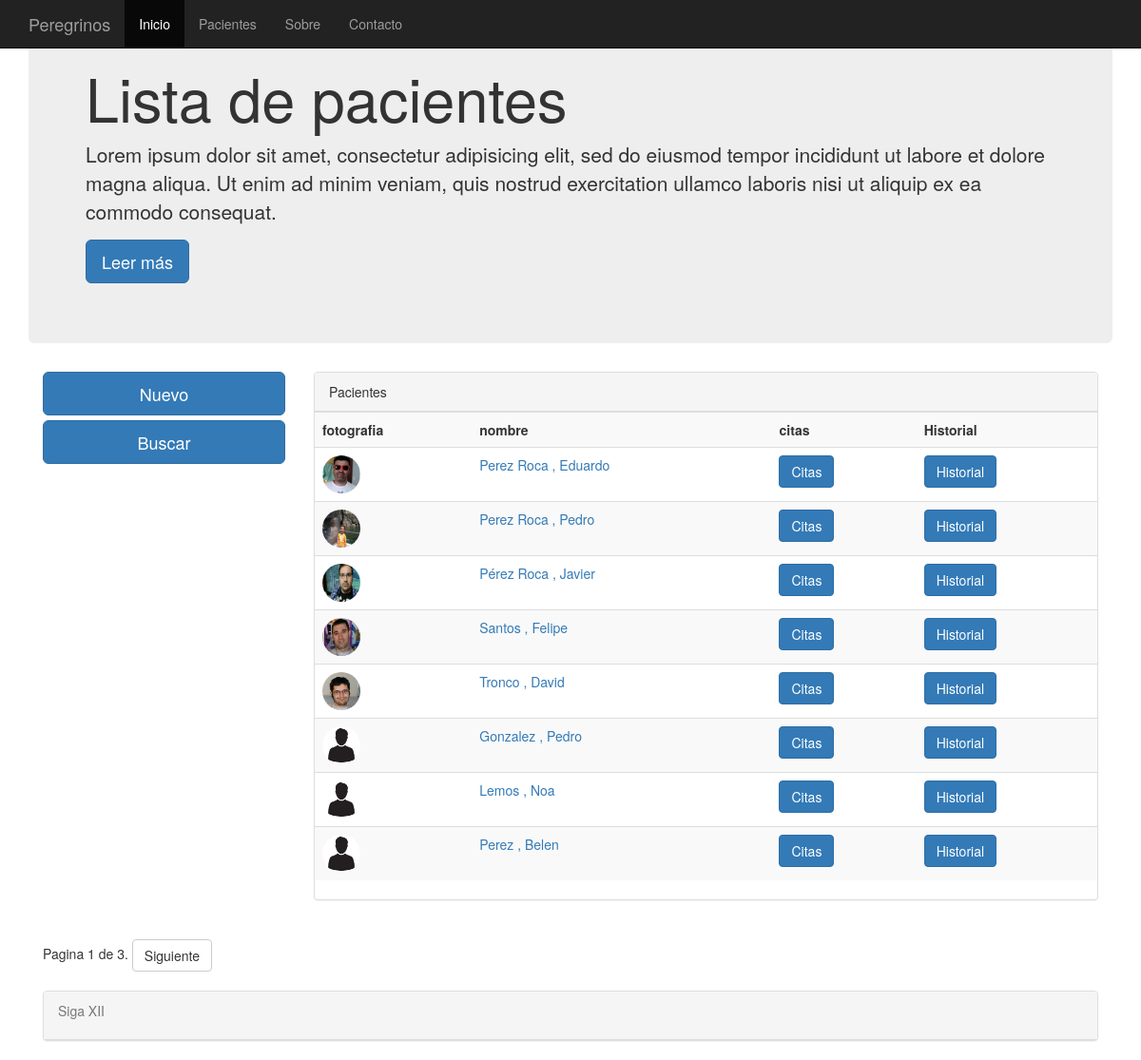
The app's page /pacientes/, older data.
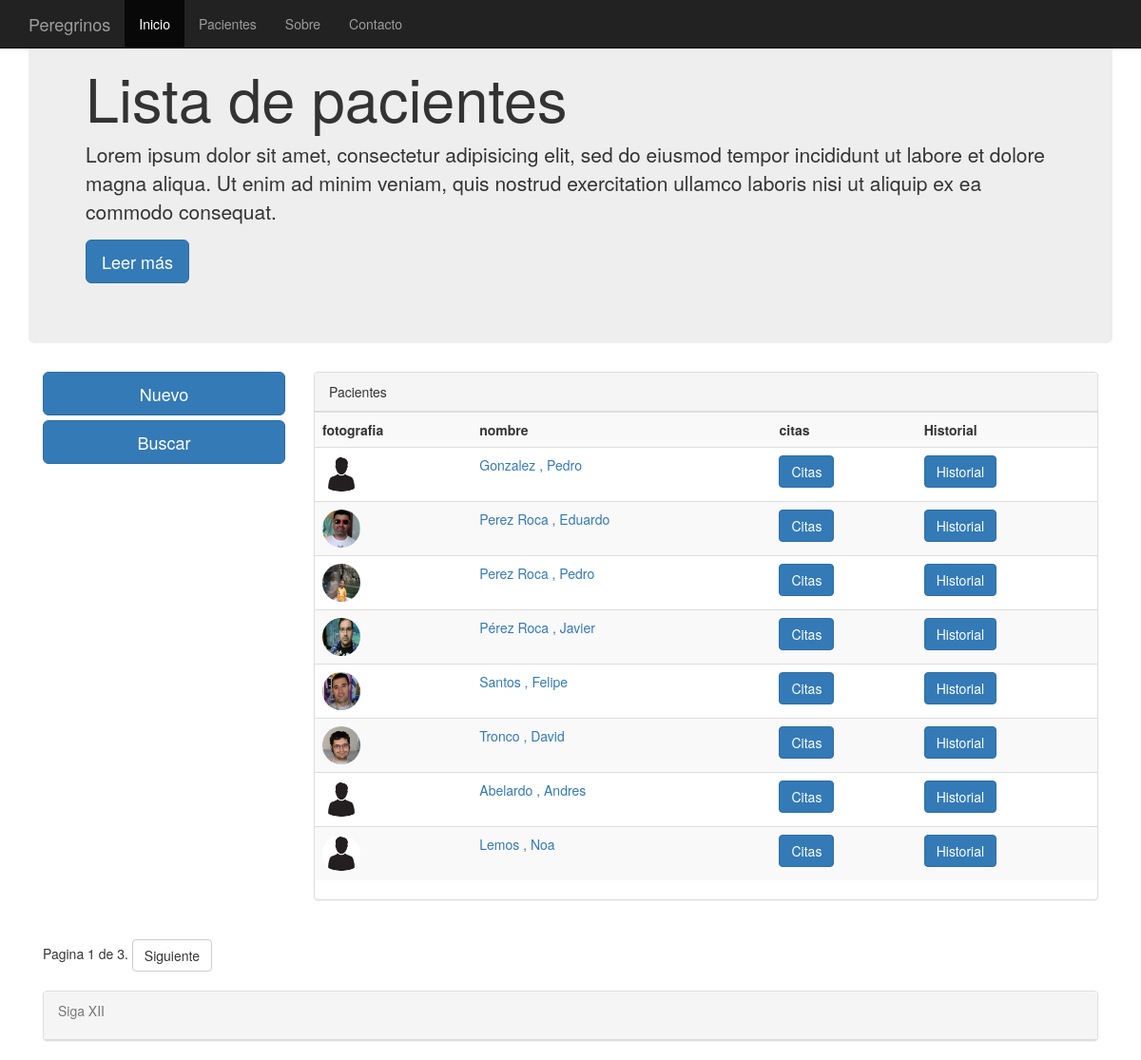
The same page, newer data.
### clinica/models.py (models this page shows, shortened)
class clientes(models.Model):
    nombre = models.CharField(max_length=75)
    apellidos = models.CharField(max_length=75)
    telefono =  models.PositiveIntegerField(null=True, blank=True)
    telefono2 = models.PositiveIntegerField(null=True, blank=True)
    antiguedad = models.DateTimeField(default=datetime.now, blank=True)
    fotografia = models.ImageField(upload_to='imagenes', blank=True)

### clinica/views.py (the view)
# urls.py: url(r'^pacientes/',ListaPacientes.as_view(), name = 'ListaPacientes'),
class ListaPacientes(ListView):
    queryset = clientes.objects.order_by('apellidos')
    context_object_name = 'clientes'
    paginate_by = 8

### templates/clinica/clientes_list.html (shortened to what this page needs)
{% extends "base.html" %}
{%   load   staticfiles   %}
{% block titulo %}
Lista de pacientes
{% endblock %}
{% block content %}
<row>
	<div class="col-md-3">
		<a href="/paciente/agregar" class="btn btn-primary btn-lg btn-block">Nuevo</a>
		<a href="/pacientes_buscar" class="btn btn-primary btn-lg btn-block">Buscar</a>
	</div>
	<div class="col-md-9" >
		<div class="panel panel-default">
			<div class="panel-heading">Pacientes</div>
			<div if ="panel-body">
				{% if object_list %}
				<table class="table table-striped">
					<th>fotografia</th>
					<th>nombre</th>
					<th>citas</th>
					<th>Historial</th>
          {% for pacientes  in object_list %}
						<tr>
							<td>
								{% if pacientes.fotografia %}
									<img src="{{ pacientes.fotografia.url }}"  class="img-circle" width="40" height="40" >
								{% else %}
									<img src="/media/imagenes/user.jpg"  class="img-circle" width="40" height="40">
								{% endif %}
							</td>
							<td><a href="/pacientes_detalle/{{pacientes.id}}/"><spam>{{ pacientes.apellidos | capfirst }} , {{ pacientes.nombre | capfirst }}</spam></a></td>
							<td><a href="/citas/{{pacientes.id}}/" class="btn btn-primary">Citas<a></td>
							<td><a href="/historial/{{pacientes.id}}/" class="btn btn-primary">Historial<a></td>
					{% endfor %}
				  </table>
		    {% else %}
        	<p class="text-warning">No hay clientes registrados.</p>
        {% endif %}
			</div>
		</div>
	</div>
</row>
<row>
	<div class="col-md-3">
	</div>
	<div class="col-md-12">
		<div class="pagination">
			<span class="steplinks">
				<span class="current">
					Pagina {{ page_obj.number }} de {{ paginator.num_pages }}.
				</span>
				{% if page_obj.has_next %}
				<a href="?page={{ page_obj.next_page_number }}"><button class="btn btn-default">Siguiente</button></a>
				{% endif %}
			</span>
		</div>
	</div>
</row>
{% endblock %}

Row changes from the older to the newer data that the page shows:
no longer on this page (row unchanged): clientes: apellidos "Perez", nombre "Belen"
changed clientes "Gonzalez": moves up the list
added clientes: apellidos "Abelardo", nombre "Andres"
